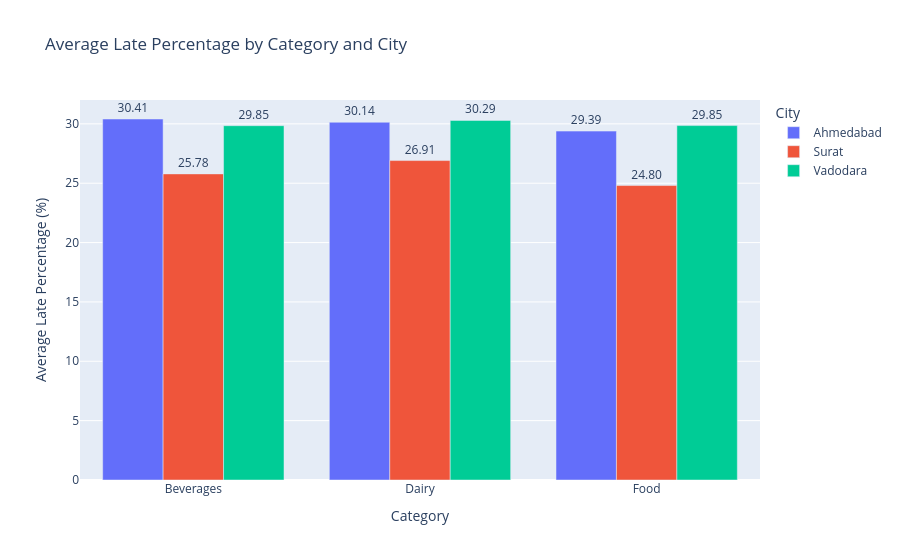

Notebook code for this chart:
### Code cell
fig = px.bar(
    late_pct_df,
    x='category',
    y='late_pct',
    color='city',
    barmode='group',
    text='late_pct',
    title='Average Late Percentage by Category and City'
)

fig.update_traces(texttemplate='%{text:.2f}', textposition='outside')

fig.update_layout(
    xaxis_title='Category',
    yaxis_title='Average Late Percentage (%)',
    legend_title='City'
)

fig.show()

### Figure 1 — Plotly figure (JSON) as saved in the notebook; plotly's stock layout.template omitted (floating-point values rounded to 4 significant figures)
{"data": [{"alignmentgroup": "True", "hovertemplate": "city=Ahmedabad<br>category=%{x}<br>late_pct=%{text}<extra></extra>", "legendgroup": "Ahmedabad", "marker": {"color": "#636efa", "pattern": {"shape": ""}}, "name": "Ahmedabad", "offsetgroup": "Ahmedabad", "orientation": "v", "showlegend": true, "text": [30.41, 30.14, 29.39], "textposition": "outside", "texttemplate": "%{text:.2f}", "type": "bar", "x": ["Beverages", "Dairy", "Food"], "xaxis": "x", "y": [30.41, 30.14, 29.39], "yaxis": "y"}, {"alignmentgroup": "True", "hovertemplate": "city=Surat<br>category=%{x}<br>late_pct=%{text}<extra></extra>", "legendgroup": "Surat", "marker": {"color": "#EF553B", "pattern": {"shape": ""}}, "name": "Surat", "offsetgroup": "Surat", "orientation": "v", "showlegend": true, "text": [25.78, 26.91, 24.8], "textposition": "outside", "texttemplate": "%{text:.2f}", "type": "bar", "x": ["Beverages", "Dairy", "Food"], "xaxis": "x", "y": [25.78, 26.91, 24.8], "yaxis": "y"}, {"alignmentgroup": "True", "hovertemplate": "city=Vadodara<br>category=%{x}<br>late_pct=%{text}<extra></extra>", "legendgroup": "Vadodara", "marker": {"color": "#00cc96", "pattern": {"shape": ""}}, "name": "Vadodara", "offsetgroup": "Vadodara", "orientation": "v", "showlegend": true, "text": [29.85, 30.29, 29.85], "textposition": "outside", "texttemplate": "%{text:.2f}", "type": "bar", "x": ["Beverages", "Dairy", "Food"], "xaxis": "x", "y": [29.85, 30.29, 29.85], "yaxis": "y"}], "layout": {"barmode": "group", "legend": {"title": {"text": "City"}, "tracegroupgap": 0}, "title": {"text": "Average Late Percentage by Category and City"}, "xaxis": {"anchor": "y", "domain": [0, 1], "title": {"text": "Category"}}, "yaxis": {"anchor": "x", "domain": [0, 1], "title": {"text": "Average Late Percentage (%)"}}}}
